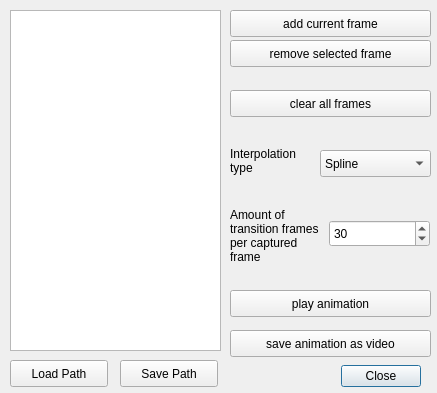
<?xml version="1.0" encoding="UTF-8"?>
<ui version="4.0">
 <class>AnimationDialog</class>
 <widget class="QDialog" name="AnimationDialog">
  <property name="geometry">
   <rect>
    <x>0</x>
    <y>0</y>
    <width>437</width>
    <height>393</height>
   </rect>
  </property>
  <property name="windowTitle">
   <string>Animate</string>
  </property>
  <widget class="QDialogButtonBox" name="buttonBox">
   <property name="geometry">
    <rect>
     <x>330</x>
     <y>360</y>
     <width>91</width>
     <height>32</height>
    </rect>
   </property>
   <property name="orientation">
    <enum>Qt::Horizontal</enum>
   </property>
   <property name="standardButtons">
    <set>QDialogButtonBox::Close</set>
   </property>
  </widget>
  <widget class="QPushButton" name="loadPath_button">
   <property name="geometry">
    <rect>
     <x>10</x>
     <y>360</y>
     <width>98</width>
     <height>27</height>
    </rect>
   </property>
   <property name="text">
    <string>Load Path</string>
   </property>
  </widget>
  <widget class="QPushButton" name="savePath_button">
   <property name="geometry">
    <rect>
     <x>120</x>
     <y>360</y>
     <width>98</width>
     <height>27</height>
    </rect>
   </property>
   <property name="text">
    <string>Save Path</string>
   </property>
  </widget>
  <widget class="QPushButton" name="addFrame_button">
   <property name="geometry">
    <rect>
     <x>230</x>
     <y>10</y>
     <width>201</width>
     <height>27</height>
    </rect>
   </property>
   <property name="text">
    <string>add current frame</string>
   </property>
  </widget>
  <widget class="QPushButton" name="clearFrames_button">
   <property name="geometry">
    <rect>
     <x>230</x>
     <y>90</y>
     <width>201</width>
     <height>27</height>
    </rect>
   </property>
   <property name="text">
    <string>clear all frames</string>
   </property>
  </widget>
  <widget class="QPushButton" name="play_button">
   <property name="geometry">
    <rect>
     <x>230</x>
     <y>290</y>
     <width>201</width>
     <height>27</height>
    </rect>
   </property>
   <property name="text">
    <string>play animation</string>
   </property>
  </widget>
  <widget class="QPushButton" name="removeFrame_button">
   <property name="geometry">
    <rect>
     <x>230</x>
     <y>40</y>
     <width>201</width>
     <height>27</height>
    </rect>
   </property>
   <property name="text">
    <string>remove selected frame</string>
   </property>
  </widget>
  <widget class="QListWidget" name="timeline_list">
   <property name="geometry">
    <rect>
     <x>10</x>
     <y>10</y>
     <width>211</width>
     <height>341</height>
    </rect>
   </property>
   <property name="horizontalScrollBarPolicy">
    <enum>Qt::ScrollBarAlwaysOff</enum>
   </property>
  </widget>
  <widget class="QLabel" name="interpolation_label">
   <property name="geometry">
    <rect>
     <x>230</x>
     <y>140</y>
     <width>91</width>
     <height>41</height>
    </rect>
   </property>
   <property name="frameShape">
    <enum>QFrame::NoFrame</enum>
   </property>
   <property name="text">
    <string>Interpolation type</string>
   </property>
   <property name="wordWrap">
    <bool>true</bool>
   </property>
  </widget>
  <widget class="QComboBox" name="interpolation_box">
   <property name="geometry">
    <rect>
     <x>320</x>
     <y>150</y>
     <width>111</width>
     <height>27</height>
    </rect>
   </property>
   <property name="currentIndex">
    <number>1</number>
   </property>
   <item>
    <property name="text">
     <string>Linear</string>
    </property>
   </item>
   <item>
    <property name="text">
     <string>Spline</string>
    </property>
   </item>
  </widget>
  <widget class="QLabel" name="frameMultiplier_label">
   <property name="geometry">
    <rect>
     <x>230</x>
     <y>190</y>
     <width>91</width>
     <height>91</height>
    </rect>
   </property>
   <property name="layoutDirection">
    <enum>Qt::LeftToRight</enum>
   </property>
   <property name="text">
    <string>Amount of transition frames per captured frame</string>
   </property>
   <property name="wordWrap">
    <bool>true</bool>
   </property>
  </widget>
  <widget class="QSpinBox" name="frameMultiplier_box">
   <property name="geometry">
    <rect>
     <x>329</x>
     <y>220</y>
     <width>101</width>
     <height>27</height>
    </rect>
   </property>
   <property name="maximum">
    <number>600</number>
   </property>
   <property name="value">
    <number>30</number>
   </property>
  </widget>
  <widget class="QPushButton" name="saveVideo_button">
   <property name="geometry">
    <rect>
     <x>230</x>
     <y>330</y>
     <width>201</width>
     <height>27</height>
    </rect>
   </property>
   <property name="text">
    <string>save animation as video</string>
   </property>
  </widget>
 </widget>
 <resources/>
 <connections>
  <connection>
   <sender>buttonBox</sender>
   <signal>accepted()</signal>
   <receiver>AnimationDialog</receiver>
   <slot>accept()</slot>
   <hints>
    <hint type="sourcelabel">
     <x>248</x>
     <y>254</y>
    </hint>
    <hint type="destinationlabel">
     <x>157</x>
     <y>274</y>
    </hint>
   </hints>
  </connection>
  <connection>
   <sender>buttonBox</sender>
   <signal>rejected()</signal>
   <receiver>AnimationDialog</receiver>
   <slot>reject()</slot>
   <hints>
    <hint type="sourcelabel">
     <x>316</x>
     <y>260</y>
    </hint>
    <hint type="destinationlabel">
     <x>286</x>
     <y>274</y>
    </hint>
   </hints>
  </connection>
 </connections>
</ui>
